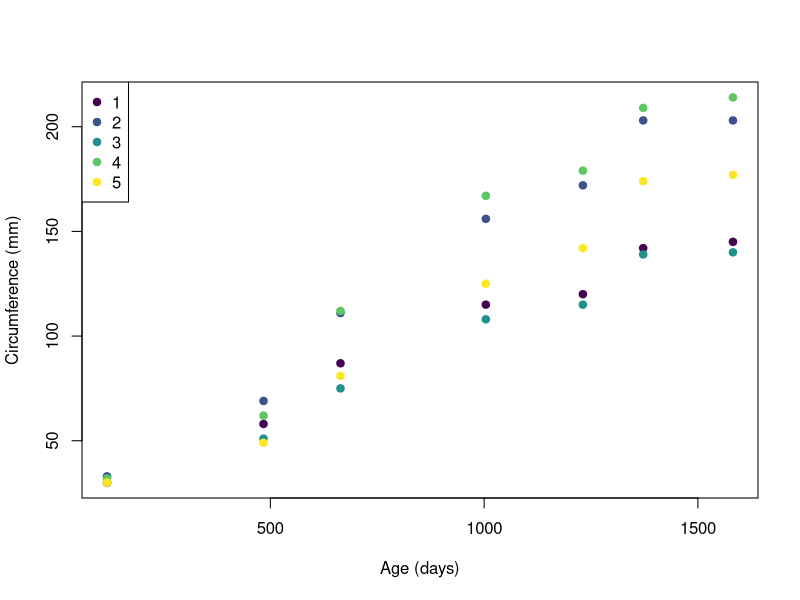
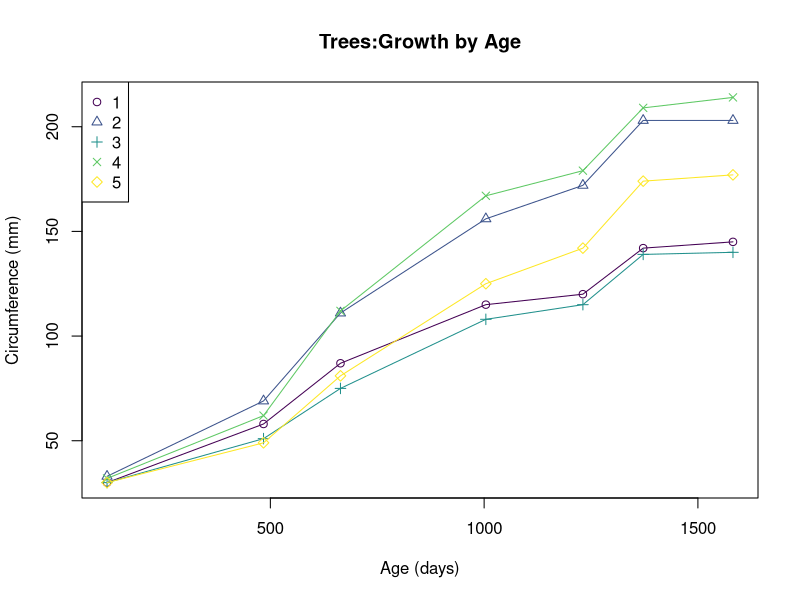
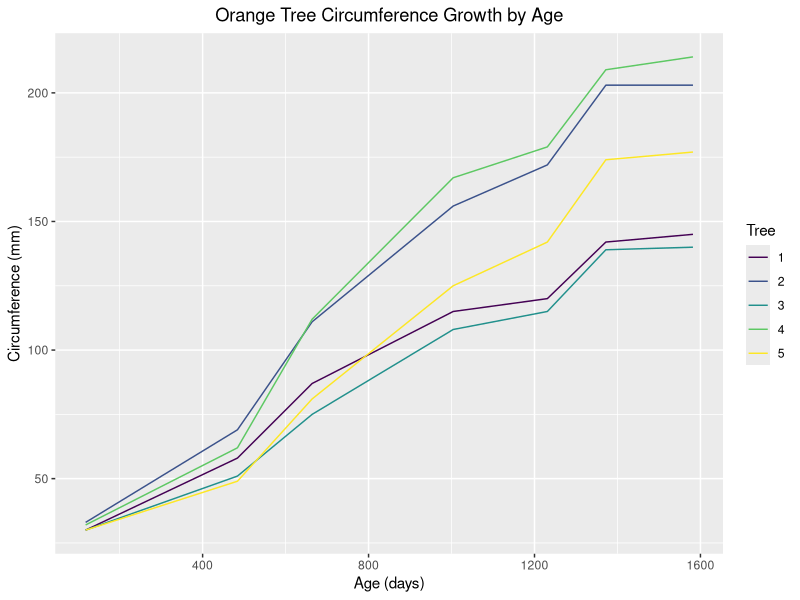

Source code (R) for these figures, in order:

## Simple Scatter Plot with colors for each tree

library(viridis)
Orange$Tree <- factor(Orange$Tree, levels=seq(1,nlevels(Orange$Tree)),ordered=T)
tree.colors <- viridis(nlevels(Orange$Tree))

plot(x=Orange$age,y=Orange$circumference, 
     type ='p',pch=19,
     col=tree.colors[Orange$Tree], xlab='Age (days)', ylab='Circumference (mm)')
legend('topleft',legend=levels(Orange$Tree),col=tree.colors,pch=19)


## Generic Line Plot using Viridis Color Maps

#library(viridis)
#Orange$Tree <- factor(Orange$Tree, levels=seq(1,nlevels(Orange$Tree)),ordered=T)
#tree.colors <- viridis(nlevels(Orange$Tree))

tree.shapes <- as.numeric(levels(Orange$Tree))

plot(Orange$age,Orange$circumference,type='n',main = "Trees:Growth by Age", 
     xlim = range(Orange$age), ylim = range(Orange$circumference), 
     xlab='Age (days)', ylab='Circumference (mm)')

for (i in tree.shapes) {
  newdata <- subset(Orange, Tree==i)
  lines(x=newdata$age,y=newdata$circumference, type ='o',pch=tree.shapes[i], col=tree.colors[i])
}

legend('topleft',legend=levels(Orange$Tree),col=tree.colors,pch=tree.shapes)



## GGPLOT solution from:
library(ggplot2) 

ggplot(Orange, aes(x = age, y = circumference, color = Tree)) + 
  geom_line() + labs(x = "Age (days)", y = "Circumference (mm)", title = "Orange Tree Circumference Growth by Age") +
  theme(plot.title = element_text(hjust = 0.5))

